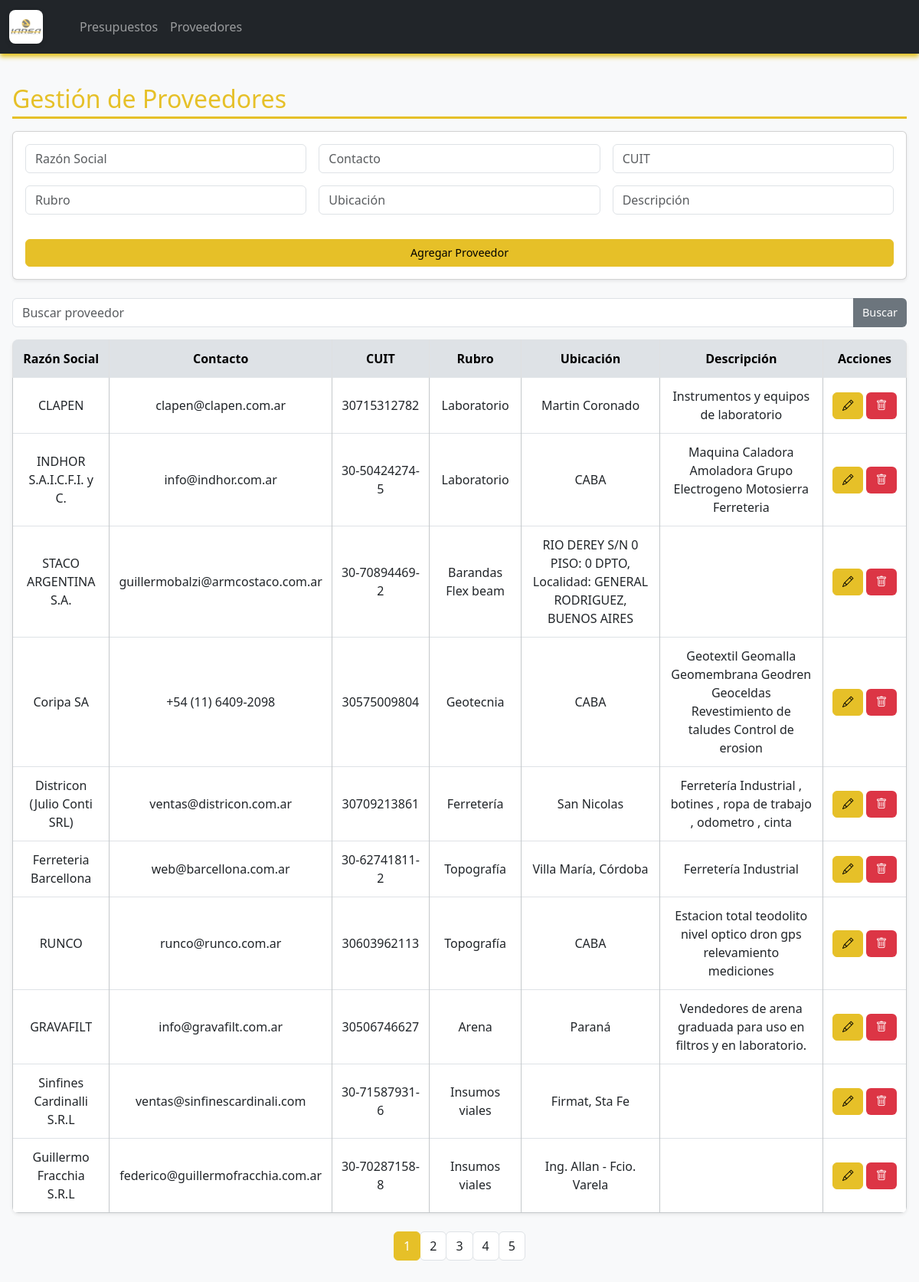
The app's page /proveedores, older data.
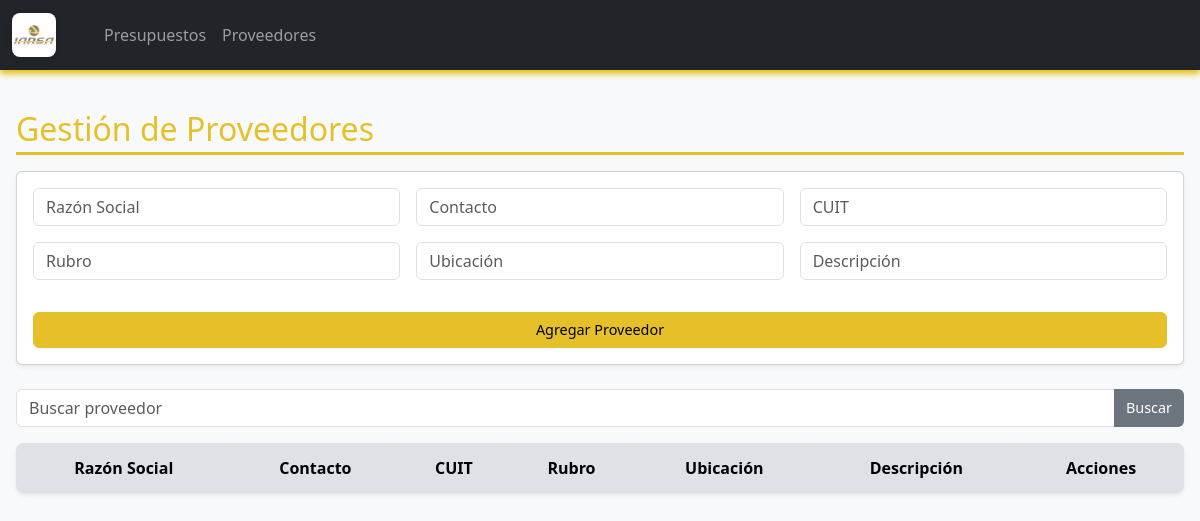
The same page, newer data.
### tables this page shows
CREATE TABLE proveedores (
        id INTEGER PRIMARY KEY AUTOINCREMENT,
        razonsocial TEXT,
        contacto TEXT,
        cuit TEXT,
        rubro TEXT,
        ubicacion TEXT,
        descripcion TEXT
    );

### appy.py (the view, shortened to what this page needs)
@app.route('/proveedores', methods=['GET', 'POST'])
def proveedores():
    conn = obtener_conexion()
    cursor = conn.cursor()
    search_query = request.args.get('search', '').strip()
    page = int(request.args.get('page', 1))
    per_page = 10
    offset = (page - 1) * per_page
    if search_query:
        cursor.execute('''SELECT COUNT(*) FROM proveedores
                          WHERE razonsocial LIKE ? OR contacto LIKE ? OR cuit LIKE ? OR rubro LIKE ? OR ubicacion LIKE ? OR descripcion LIKE ?''',
                       tuple([f'%{search_query}%']*6))
        total_count = cursor.fetchone()[0]
        cursor.execute('''SELECT * FROM proveedores
                          WHERE razonsocial LIKE ? OR contacto LIKE ? OR cuit LIKE ? OR rubro LIKE ? OR ubicacion LIKE ? OR descripcion LIKE ?
                          ORDER BY id DESC LIMIT ? OFFSET ?''',
                       tuple([f'%{search_query}%']*6 + [per_page, offset]))
    else:
        cursor.execute('SELECT COUNT(*) FROM proveedores')
        total_count = cursor.fetchone()[0]
        cursor.execute('SELECT * FROM proveedores ORDER BY id DESC LIMIT ? OFFSET ?', (per_page, offset))
    proveedores_list = cursor.fetchall()
    total_pages = (total_count + per_page - 1) // per_page
    conn.close()
    return render_template('proveedores.html', proveedores=proveedores_list, search_query=search_query,
                           page=page, total_pages=total_pages)

### appy.py (called while the page is built)
def obtener_conexion():
    conn = sqlite3.connect('empresa.db', check_same_thread=False)
    conn.row_factory = sqlite3.Row
    return conn

### templates/proveedores.html (shortened to what this page needs)
{% extends "base.html" %}
{% block content %}
<h2 class="section-title">Gestión de Proveedores</h2>
<div class="card mb-4 shadow-sm">
  <div class="card-body">
    <form method="POST" class="row g-3">
      <div class="col-md-4"><input class="form-control" name="razonsocial" placeholder="Razón Social" required></div>
      <div class="col-md-4"><input class="form-control" name="contacto" placeholder="Contacto"></div>
      <div class="col-md-4"><input class="form-control" name="cuit" placeholder="CUIT"></div>
      <div class="col-md-4"><input class="form-control" name="rubro" placeholder="Rubro"></div>
      <div class="col-md-4"><input class="form-control" name="ubicacion" placeholder="Ubicación"></div>
      <div class="col-md-4"><input class="form-control" name="descripcion" placeholder="Descripción"></div>
      <div class="col-12"><button type="submit" class="btn btn-primary mt-3 w-100">Agregar Proveedor</button></div>
    </form>
  </div>
</div>
<form method="GET" class="mb-3">
  <div class="input-group">
    <input type="text" name="search" class="form-control" placeholder="Buscar proveedor" value="{{ search_query }}">
    <button class="btn btn-secondary" type="submit">Buscar</button>
  </div>
</form>
<table class="table table-hover table-bordered border-secondary-subtle shadow-sm align-middle">
  <thead class="table-light">
    <tr>
      <th>Razón Social</th>
      <th>Contacto</th>
      <th>CUIT</th>
      <th>Rubro</th>
      <th>Ubicación</th>
      <th>Descripción</th>
      <th>Acciones</th>
    </tr>
  </thead>
  <tbody>
    {% for p in proveedores %}
    <tr>
      <td>{{ p.razonsocial }}</td>
      <td>{{ p.contacto }}</td>
      <td>{{ p.cuit }}</td>
      <td>{{ p.rubro }}</td>
      <td>{{ p.ubicacion }}</td>
      <td>{{ p.descripcion }}</td>
      <td class="text-center">
        <div class="d-flex justify-content-center align-items-center gap-1">
          <a href="{{ url_for('editar_proveedor', proveedor_id=p.id) }}" class="btn btn-primary btn-sm" style="width: 40px; height: 35px;">
            <i class="bi bi-pencil"></i>
          </a>
          <button class="btn btn-danger btn-sm" data-bs-toggle="modal" data-bs-target="#eliminarProveedor{{ p.id }}" style="width: 40px; height: 35px;">
            <i class="bi bi-trash"></i>
          </button>
        </div>
      </td>
    </tr>
    {% endfor %}
  </tbody>
</table>
<nav aria-label="Paginación">
  <ul class="pagination justify-content-center">
    {% for num in range(1, total_pages + 1) %}
      <li class="page-item {% if num == page %}active{% endif %}">
        <a class="page-link" href="{{ url_for('proveedores', page=num, search=search_query) }}">{{ num }}</a>
      </li>
    {% endfor %}
  </ul>
</nav>
{% endblock %}

### templates/base.html (shortened to what this page needs)
<!DOCTYPE html>
<html lang="es">
<head>
  <link href="https://cdn.jsdelivr.net/npm/bootstrap@5.3.0/dist/css/bootstrap.min.css" rel="stylesheet">
  <link rel="stylesheet" href="{{ url_for('static', filename='css/styles.css') }}">
  <link href="https://cdn.jsdelivr.net/npm/bootstrap-icons@1.11.1/font/bootstrap-icons.css" rel="stylesheet">
</head>
<body>
  {% include 'navbar.html' %}
  <div class="container mt-4">
    {% block content %}{% endblock %}
  </div>
</body>
</html>

### templates/navbar.html (shortened to what this page needs)
<nav class="navbar navbar-expand-lg navbar-dark bg-dark">
  <div class="container-fluid">
    <a class="navbar-brand d-flex align-items-center" href="{{ url_for('presupuestos') }}">
      <img src="{{ url_for('static', filename='images/isologo IARSA.png') }}" alt="Logo" width="40" height="40" class="me-2">
    </a>
    <div class="collapse navbar-collapse" id="navbarNav">
      <ul class="navbar-nav ms-3">
        <li class="nav-item">
          <a class="nav-link" href="{{ url_for('presupuestos') }}">Presupuestos</a>
        </li>
        <li class="nav-item">
          <a class="nav-link" href="{{ url_for('proveedores') }}">Proveedores</a>
        </li>
      </ul>
    </div>
  </div>
</nav>

### static/css/styles.css (style rules this page uses)
body { background-color: #f8f9fa; font-family: 'Segoe UI', Tahoma, Geneva, Verdana, sans-serif; color: #212529; margin: 0; padding: 0; }
h1, h2, h3 { color: #e6c028; margin-bottom: 1rem; }
.container { max-width: 1200px; margin: 0 auto; padding: 1rem; }
.navbar { box-shadow: 0 4px 6px #e3c019; }
.navbar-brand { font-weight: bold; letter-spacing: 1px; }
.navbar-brand img { width: 44px; height: 44px; object-fit: contain; background: #fff; border-radius: 8px; padding: 2px; margin-right: 10px; box-shadow: 0 2px 6px rgba(0,0,0,0.12); }
.section-title { border-bottom: 3px solid #e6c028; color: #e6c028; padding-bottom: 0.25rem; margin-bottom: 1rem; font-weight: 500; width: 100%; }
.table { width: 100%; margin-bottom: 1.5rem; border-collapse: collapse; background-color: #f1f1f1; border-radius: 8px; overflow: hidden; box-shadow: 0 2px 8px rgba(0,0,0,0.05); }
.table thead th { background-color: #dee2e6; font-weight: bold; color: #000000; text-align: center; padding: 0.75rem; }
.table th, .table td { text-align: center; vertical-align: middle; padding: 0.75rem; border-top: 1px solid #dee2e6; }
form input, form select { border-radius: 0.375rem; border: 1px solid #ced4da; padding: 0.5rem; width: 100%; }
.btn { border-radius: 0.375rem; padding: 0.375rem 0.75rem; font-size: 0.9rem; border: none; cursor: pointer; transition: all 0.2s ease-in-out; }
.btn-primary { background-color: #e6c028; color: #000; border: 1px solid #e6c028; }
.btn-secondary { background-color: #6c757d; color: #fff; }

Row changes from the older to the newer data that the page shows:
removed proveedores: razonsocial "CLAPEN", contacto "clapen@clapen.com.ar", cuit "30715312782", rubro "Laboratorio", ubicacion "Martin Coronado", descripcion "Instrumentos y equipos de laboratorio"
removed proveedores: razonsocial "INDHOR S.A.I.C.F.I. y C.", contacto "info@indhor.com.ar", cuit "30-50424274-5", rubro "Laboratorio", ubicacion "CABA", descripcion "Maquina Caladora Amoladora Grupo Electrogeno Motosierra Ferreteria"
removed proveedores: razonsocial "STACO ARGENTINA S.A.", contacto "guillermobalzi@armcostaco.com.ar", cuit "30-70894469-2", rubro "Barandas Flex beam", ubicacion "RIO DEREY S/N 0 PISO: 0 DPTO, Localidad: GENERAL RODRIGUEZ, BUENOS AIRES", {{ p.id }} 40 (drawn)
removed proveedores: razonsocial "Coripa SA", contacto "+54 (11) 6409-2098", cuit "30575009804", rubro "Geotecnia", ubicacion "CABA", descripcion "Geotextil Geomalla Geomembrana Geodren Geoceldas Revestimiento de taludes Control de erosion"
removed proveedores: razonsocial "Districon (Julio Conti SRL)", contacto "ventas@districon.com.ar", cuit "30709213861", rubro "Ferretería", ubicacion "San Nicolas", descripcion "Ferretería Industrial , botines , ropa de trabajo , odometro , cinta"
removed proveedores: razonsocial "Ferreteria Barcellona", contacto "web@barcellona.com.ar", cuit "30-62741811-2", rubro "Topografía", ubicacion "Villa María, Córdoba", descripcion "Ferretería Industrial"
removed proveedores: razonsocial "RUNCO", contacto "runco@runco.com.ar", cuit "30603962113", rubro "Topografía", ubicacion "CABA", descripcion "Estacion total teodolito nivel optico dron gps relevamiento mediciones"
removed proveedores: razonsocial "GRAVAFILT", contacto "info@gravafilt.com.ar", cuit "30506746627", rubro "Arena", ubicacion "Paraná", descripcion "Vendedores de arena graduada para uso en filtros y en laboratorio.", {{ p.id }} 35 (drawn)
removed proveedores: razonsocial "Sinfines Cardinalli S.R.L", contacto "ventas@sinfinescardinali.com", cuit "30-71587931-6", rubro "Insumos viales", ubicacion "Firmat, Sta Fe"
removed proveedores: razonsocial "Guillermo Fracchia S.R.L", contacto "federico@guillermofracchia.com.ar", cuit "30-70287158-8", rubro "Insumos viales", ubicacion "Ing. Allan - Fcio. Varela"
Text that changed along with them:
list line gone: "1"
list line gone: "2"
list line gone: "3"
list line gone: "4"
list line gone: "5"
